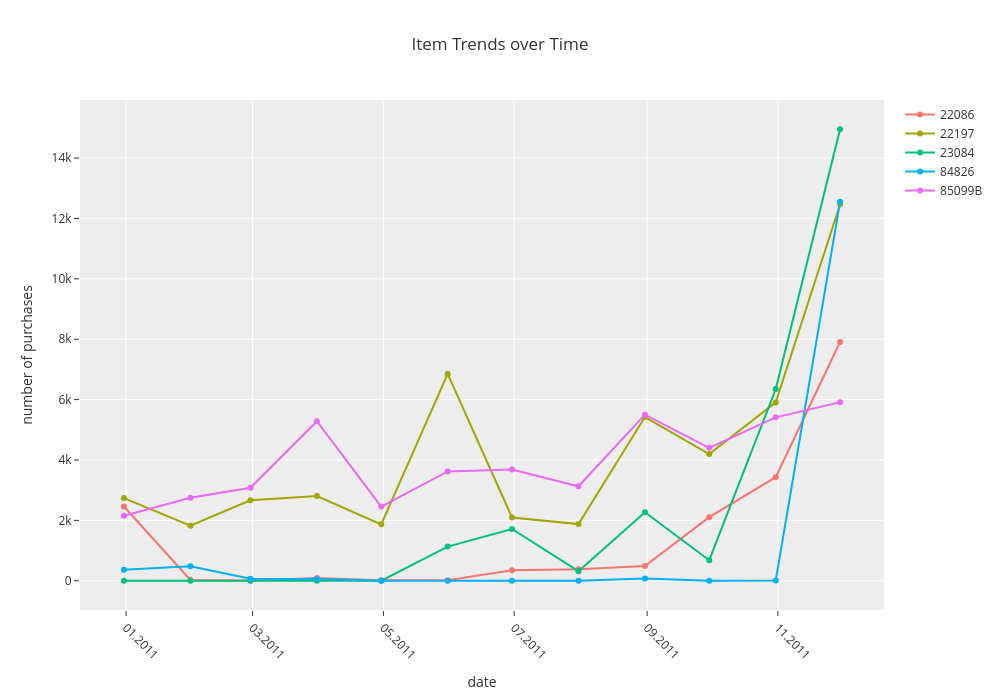

Notebook code cell kept with this figure:
### Code cell
fig = go.Figure()

for col in trending_itmes_df.columns:
    fig.add_trace(go.Scatter(
        x=trending_itmes_df.index,
        y=trending_itmes_df[col],
        mode='lines+markers',
        name=str(col)
    ))

fig.update_layout(
    title='Item Trends over Time',
    xaxis_title='date',
    yaxis_title='number of purchases',
    xaxis=dict(
        tickformat='%m.%Y',
        tickangle=45
    ),
    width=1000,
    height=700,
    template='ggplot2'
)

fig.show()
